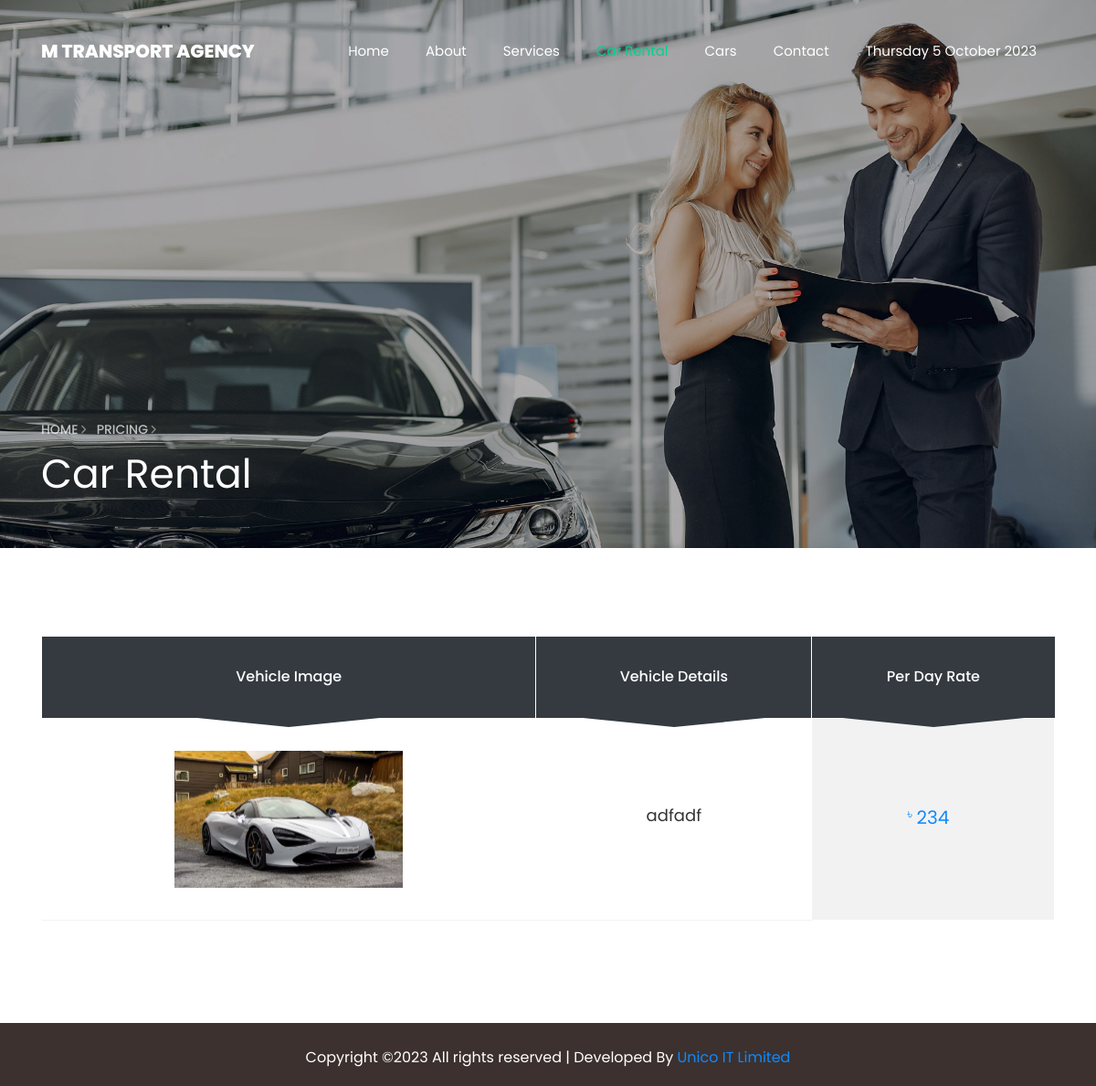
/pricing.php, run on the app's committed database.
### tables this page shows
CREATE TABLE `sitesetting` (
  `id` int(11) NOT NULL,
  `logo` varchar(255) NOT NULL,
  `email` varchar(255) NOT NULL,
  `address` varchar(500) NOT NULL,
  `phone` varchar(266) NOT NULL,
  `name` varchar(122) NOT NULL,
  `whatsapp` varchar(266) NOT NULL,
  `imo` varchar(266) NOT NULL
);

CREATE TABLE `vehicle` (
  `id` int(11) NOT NULL,
  `vehicleName` varchar(255) NOT NULL,
  `vehiclePrice` int(11) NOT NULL,
  `vehicleDescription` longtext NOT NULL,
  `alignfor` int(11) NOT NULL,
  `image` varchar(344) NOT NULL,
  `featured` varchar(110) NOT NULL
);

### pricing.php (called while the page is built)
<?php include 'header.php'?>
   <?php include 'pricingBanner.php'?>
   <?php include 'pricingTable.php'?>
   <?php include 'footer.php'?>

### pricingTable.php (the view)
<section class="ftco-section ftco-cart">
			<div class="container">
				<div class="row">
    			<div class="col-md-12 ftco-animate">
    				<div>
	    				<table class="table">
						    <thead class="thead-primary">
						      <tr class="text-center">
							  <th class="bg-dark heading">Vehicle Image</th>
						        <th class="bg-dark heading">Vehicle Details</th>
						        <th class="bg-dark heading">Per Day Rate</th>
						      </tr>
						    </thead>
						    <tbody>
							<?php
                            $sql = "SELECT * FROM  vehicle where alignfor=2 order by id DESC";
                            $result = $conn->query($sql);
                            if ($result->num_rows > 0) {
                                while ($row = $result->fetch_assoc()) {
                            ?>
						      <tr class="">
						      	<td class="car-image"><div class="img" style=" height: 150px; width: 250px; background-image:url(admin/assets/sold/<?php echo $row['image']?>);"></div></td>
						        <td class="product-name text-center" >
						        	<h3 style=""><?php echo $row['vehicleName']?></h3>
						        </td>
						        <td class="price">
						        	<div>
							        	<h3>
							        		<span class="num"><small class="currency">৳ </small><?php echo $row['vehiclePrice']?></span>
							        	</h3>
						        	</div>
						        </td>
						      </tr>
							  <?php }}?>
						    </tbody>
						  </table>
					  </div>
    			</div>
    		</div>
			</div>
		</section>

### header.php (shortened to what this page needs)
<?php include 'config.php';
$sql = "SELECT * FROM sitesetting ORDER BY id ASC";
$result = $conn->query($sql);
if ($result->num_rows > 0) {
    while ($row = $result->fetch_assoc()) {
     $name=$row['name'];
    }}
?>
<!DOCTYPE html>
<html lang="en">
  <head>
    <link rel="stylesheet" href="css/open-iconic-bootstrap.min.css">
    <link rel="stylesheet" href="css/animate.css">
    <link rel="stylesheet" href="css/owl.carousel.min.css">
    <link rel="stylesheet" href="css/owl.theme.default.min.css">
    <link rel="stylesheet" href="css/magnific-popup.css">
    <link rel="stylesheet" href="css/aos.css">
    <link rel="stylesheet" href="css/ionicons.min.css">
    <link rel="stylesheet" href="css/bootstrap-datepicker.css">
    <link rel="stylesheet" href="css/jquery.timepicker.css">
    <link rel="stylesheet" href="css/flaticon.css">
    <link rel="stylesheet" href="css/icomoon.css">
    <link rel="stylesheet" href="css/style.css">
    <link rel="stylesheet" href="https://cdnjs.cloudflare.com/ajax/libs/font-awesome/6.4.2/css/all.min.css" />
  </head>
  <body>
	  <nav class="navbar navbar-expand-lg navbar-dark ftco_navbar bg-dark ftco-navbar-light" id="ftco-navbar">
	    <div class="container">
	      <a class="navbar-brand" href="index.html"><?php echo $name  ?></a>
	      <div class="collapse navbar-collapse" id="ftco-nav">
	        <ul class="navbar-nav ml-auto">
	          <li class="nav-item <?php echo basename($_SERVER['PHP_SELF']) == 'index.php' ? 'active' : ''; ?>" >
              <a href="index.php" class="nav-link">Home</a>
            </li>
	          <li class="nav-item <?php echo basename($_SERVER['PHP_SELF']) == 'about.php' ? 'active' : ''; ?>">
              <a href="about.php" class="nav-link">About</a>
            </li>
	          <li class="nav-item <?php echo basename($_SERVER['PHP_SELF']) == 'services.php' ? 'active' : ''; ?>">
              <a href="services.php" class="nav-link">Services</a>
            </li>
	          <li class="nav-item <?php echo basename($_SERVER['PHP_SELF']) == 'pricing.php' ? 'active' : ''; ?>">
              <a href="pricing.php" class="nav-link">Car Rental</a>
            </li>
	          <li class="nav-item <?php echo basename($_SERVER['PHP_SELF']) == 'car.php' ? 'active' : ''; ?>">
              <a href="car.php" class="nav-link">Cars</a>
            </li>
	          <li class="nav-item <?php echo basename($_SERVER['PHP_SELF']) == 'contact.php' ? 'active' : ''; ?>">
              <a href="contact.php" class="nav-link">Contact</a>
            </li>
            <li class="nav-item"><a href="#!" class="nav-link"><?php echo  date("l j  F Y") ?></a></li>
	        </ul>
	      </div>
	    </div>
	  </nav>

### data on the page
sitesetting: name "M TRANSPORT AGENCY"
vehicle: image (picture), vehicleName "adfadf", vehiclePrice "234"
